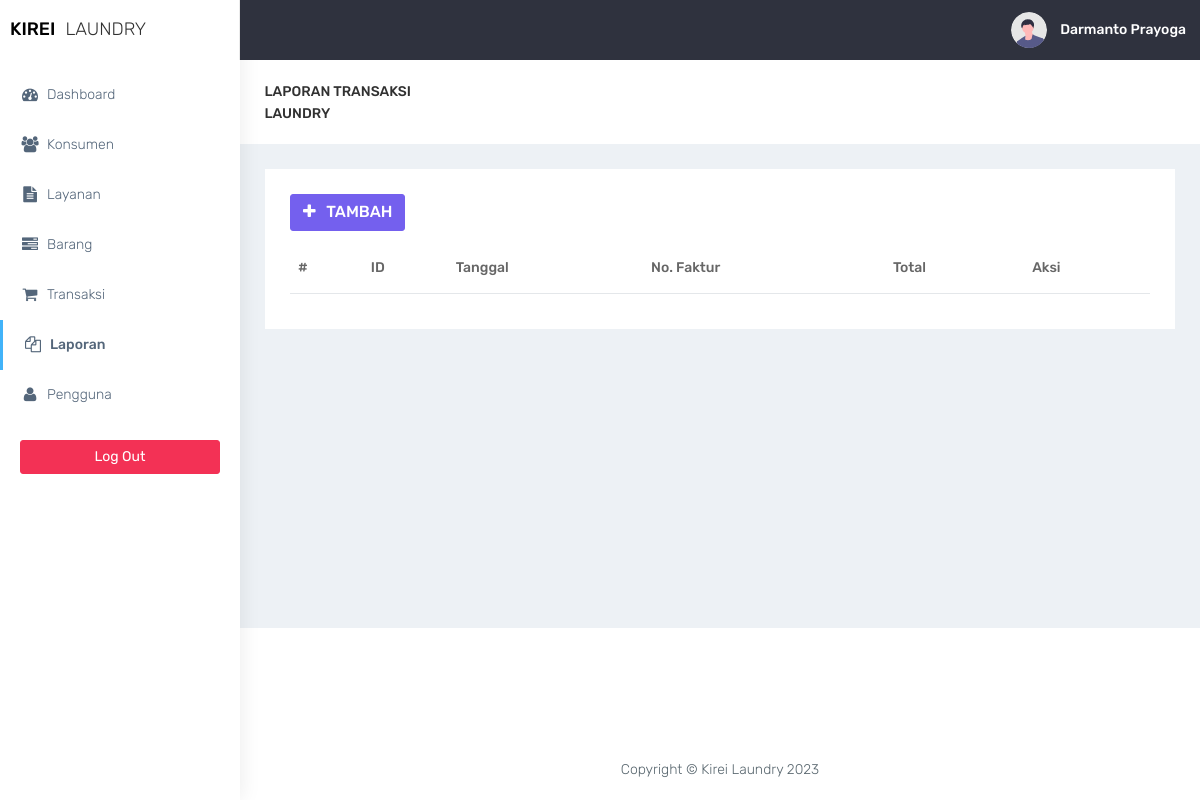
Before: /laporan/laporan.php (signed in) with the older database file.
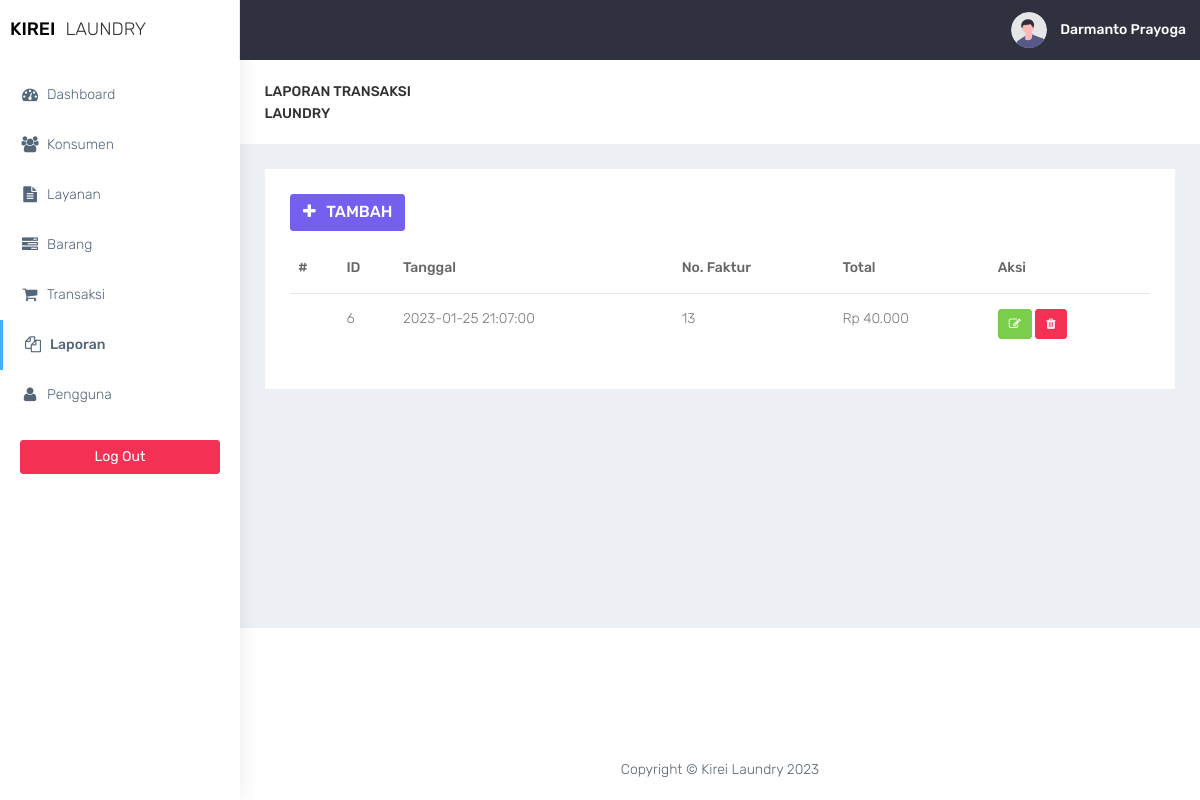
After: the same page with the newer database file.
### tables this page shows
CREATE TABLE `laporan` (
  `id_laporan` int(11) NOT NULL,
  `tgl` datetime NOT NULL,
  `no_faktur` int(11) NOT NULL,
  `total` int(11) NOT NULL
);

### laporan/laporan.php (the view, shortened to what this page needs)
<?php
require '../functions.php';
require '../layout/layout_header.php';
?>
<div class="container-fluid">
    <div class="row bg-title">
        <div class="col-lg-3 col-md-4 col-sm-4 col-xs-12">
            <h4 class="page-title">laporan Transaksi Laundry</h4>
        </div>
    </div>
    <div class="row">
        <div class="col-md-12 col-lg-12 col-sm-12">
            <div class="white-box">
                <div class="row">
                    <div class="col-md-6">
                        <a href="laporan-tambah.php" class="btn btn-primary box-title"><i class="fa fa-plus fa-fw"></i> Tambah</a>
                    </div>
                </div>
                <?php
                if ($conn->connect_errno == 0) {
                    $sql = "SELECT * FROM laporan";
                    $res = $conn->query($sql);
                    if ($res) {
                ?>
                        <div class="table-responsive">
                            <table class="table" id="table">
                                <thead>
                                    <tr>
                                        <th>#</th>
                                        <th>ID</th>
                                        <th>Tanggal</th>
                                        <th>No. Faktur</th>
                                        <th>Total</th>
                                        <th>Aksi</th>
                                    </tr>
                                </thead>
                                <tbody>
                                    <?php
                                    $data = $res->fetch_all(MYSQLI_ASSOC);
                                    foreach ($data as $row) {
                                    ?>
                                        <tr>
                                            <td></td>
                                            <td><?= $row['id_laporan']; ?></td>
                                            <td><?= $row['tgl']; ?></td>
                                            <td><?= $row['no_faktur']; ?></td>
                                            <td>Rp <?= number_format($row['total'], 0, ',', '.'); ?></td>
                                            <td>
                                                <a href="laporan-ubah.php?id_laporan=<?php echo $row["id_laporan"]; ?>" class="btn btn-success btn-sm" title="Ubah">
                                                    <i class="fa fa-pencil-square-o"></i>
                                                </a>
                                                <a href="laporan-hapus.php?id_laporan=<?php echo $row["id_laporan"];?>"  class="btn btn-danger btn-sm delete-data">
                                                    <i class="fa fa-trash"></i>
                                                </a>
                                            </td>
                                        </tr>
                                    <?php
                                    }
                                    ?>
                                </tbody>
                            </table>
                    <?php
                    } else
                        echo "Gagal Eksekusi SQL" . (DEVELOPMENT ? " : " . $conn->error : "") . "<br>";
                } else
                    echo "Gagal koneksi" . (DEVELOPMENT ? " : " . $conn->connect_error : "") . "<br>";
                    ?>
                        </div>
            </div>
        </div>
    </div>
</div>
<?php
require '../layout/layout_footer.php';
?>

Changed rows visible on the page:
added laporan: id_laporan "6", tgl "2023-01-25 21:07:00", no_faktur "13", total "40.000"
